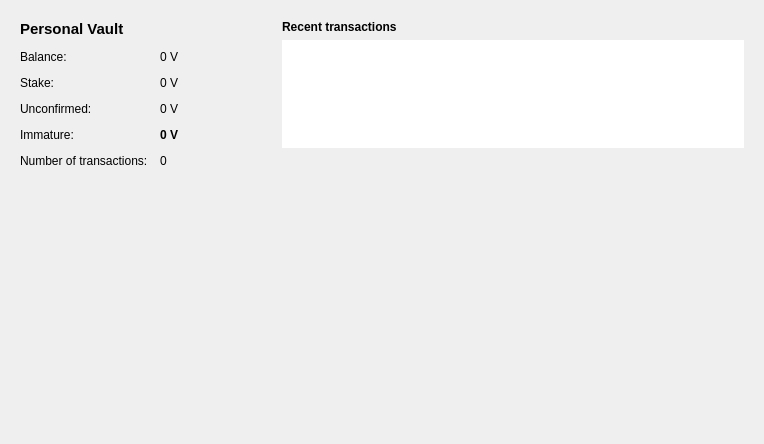
<?xml version="1.0" encoding="UTF-8"?>
<ui version="4.0">
 <class>OverviewPage</class>
 <widget class="QWidget" name="OverviewPage">
  <property name="geometry">
   <rect>
    <x>0</x>
    <y>0</y>
    <width>764</width>
    <height>444</height>
   </rect>
  </property>
  <property name="windowTitle">
   <string>Form</string>
  </property>
  <layout class="QHBoxLayout" name="horizontalLayout" stretch="1,1">
   <item>
    <layout class="QVBoxLayout" name="verticalLayout_2">
     <item>
      <widget class="QFrame" name="frame">
       <property name="frameShape">
        <enum>QFrame::NoFrame</enum>
       </property>
       <property name="frameShadow">
        <enum>QFrame::Plain</enum>
       </property>
       <property name="lineWidth">
        <number>0</number>
       </property>
       <layout class="QFormLayout" name="formLayout_2">
        <property name="fieldGrowthPolicy">
         <enum>QFormLayout::AllNonFixedFieldsGrow</enum>
        </property>
        <property name="horizontalSpacing">
         <number>12</number>
        </property>
        <property name="verticalSpacing">
         <number>12</number>
        </property>
        <item row="1" column="0">
         <widget class="QLabel" name="label_5">
          <property name="font">
           <font>
            <pointsize>11</pointsize>
            <weight>75</weight>
            <bold>true</bold>
           </font>
          </property>
          <property name="text">
           <string>Personal Vault</string>
          </property>
         </widget>
        </item>
        <item row="2" column="0">
         <widget class="QLabel" name="label">
          <property name="text">
           <string>Balance:</string>
          </property>
         </widget>
        </item>
        <item row="2" column="1">
         <widget class="QLabel" name="labelBalance">
          <property name="text">
           <string notr="true">0 V</string>
          </property>
         </widget>
        </item>
        <item row="3" column="0">
         <widget class="QLabel" name="label_6">
          <property name="text">
           <string>Stake:</string>
          </property>
         </widget>
        </item>
        <item row="3" column="1">
         <widget class="QLabel" name="labelStake">
          <property name="text">
           <string notr="true">0 V</string>
          </property>
         </widget>
        </item>
        <item row="4" column="0">
         <widget class="QLabel" name="label_3">
          <property name="text">
           <string>Unconfirmed:</string>
          </property>
         </widget>
        </item>
        <item row="4" column="1">
         <widget class="QLabel" name="labelUnconfirmed">
          <property name="text">
           <string notr="true">0 V</string>
          </property>
         </widget>
        </item>
          <item row="5" column="0">
           <widget class="QLabel" name="labelImmatureText">
            <property name="text">
             <string>Immature:</string>
            </property>
           </widget>
          </item>
          <item row="5" column="1">
           <widget class="QLabel" name="labelImmature">
            <property name="font">
             <font>
              <weight>75</weight>
              <bold>true</bold>
             </font>
            </property>
            <property name="toolTip">
             <string>Mined balance that has not yet matured</string>
            </property>
            <property name="text">
             <string notr="true">0 V</string>
            </property>
            <property name="textInteractionFlags">
             <set>Qt::LinksAccessibleByMouse|Qt::TextSelectableByKeyboard|Qt::TextSelectableByMouse</set>
            </property>
           </widget>
          </item>
        <item row="6" column="0">
         <widget class="QLabel" name="label_2">
          <property name="text">
           <string>Number of transactions:</string>
          </property>
         </widget>
        </item>
        <item row="6" column="1">
         <widget class="QLabel" name="labelNumTransactions">
          <property name="text">
           <string>0</string>
          </property>
         </widget>
        </item>
		
	
       </layout>
      </widget>
     </item>
	      <item>
      <spacer name="verticalSpacer">
       <property name="orientation">
        <enum>Qt::Vertical</enum>
       </property>
       <property name="sizeHint" stdset="0">
        <size>
         <width>20</width>
         <height>20</height>
        </size>
       </property>
      </spacer>
     </item>
     <item>
      <widget class="QLabel" name="logoLabel">
       <property name="minimumSize">
        <size>
         <width>200</width>
         <height>200</height>
        </size>
       </property>
      <property name="pixmap">
           <pixmap resource="../bitcoin.qrc">:/images/version2</pixmap>
       </property>
	             <property name="scaledContents">
           <bool>false</bool>
          </property>
	   	   <property name="alignment" >
        <set>Qt::AlignHCenter|Qt::AlignBottom</set>
       </property>
       <property name="frameShape">
        <enum>QFrame::NoFrame</enum>
       </property>
       <property name="frameShadow">
        <enum>QFrame::Plain</enum>
       </property>
       <property name="lineWidth">
        <number>0</number>
       </property>
      </widget>
     </item>
     <item>
      <spacer name="verticalSpacer">
       <property name="orientation">
        <enum>Qt::Vertical</enum>
       </property>
       <property name="sizeHint" stdset="0">
        <size>
         <width>20</width>
         <height>20</height>
        </size>
       </property>
      </spacer>
     </item>
    </layout>
   </item>
   <item>
    <layout class="QVBoxLayout" name="verticalLayout_3">
     <item>
      <widget class="QFrame" name="frame_2">
       <property name="frameShape">
        <enum>QFrame::NoFrame</enum>
       </property>
       <property name="frameShadow">
        <enum>QFrame::Plain</enum>
       </property>
       <property name="lineWidth">
        <number>0</number>
       </property>
       <layout class="QVBoxLayout" name="verticalLayout">
        <item>
         <widget class="QLabel" name="label_4">
          <property name="text">
           <string>&lt;b&gt;Recent transactions&lt;/b&gt;</string>
          </property>
         </widget>
        </item>
        <item>
         <widget class="QListView" name="listTransactions">
          <property name="frameShape">
           <enum>QFrame::NoFrame</enum>
          </property>
          <property name="verticalScrollBarPolicy">
           <enum>Qt::ScrollBarAlwaysOff</enum>
          </property>
          <property name="horizontalScrollBarPolicy">
           <enum>Qt::ScrollBarAlwaysOff</enum>
          </property>
         </widget>
        </item>
       </layout>
      </widget>
     </item>
     <item>
      <widget class="QFrame" name="frame_3">
       <property name="minimumSize">
        <size>
         <width>480</width>
         <height>270</height>
        </size>
       </property>
       <property name="styleSheet">
        <string notr="true">background-image: url(:/icons/version_overlay); background-position: bottom right;</string>
       </property>
       <property name="frameShape">
        <enum>QFrame::NoFrame</enum>
       </property>
       <property name="frameShadow">
        <enum>QFrame::Plain</enum>
       </property>
       <property name="lineWidth">
        <number>0</number>
       </property>
      </widget>
     </item>
     <item>
      <spacer name="verticalSpacer_2">
       <property name="orientation">
        <enum>Qt::Vertical</enum>
       </property>
       <property name="sizeHint" stdset="0">
        <size>
         <width>20</width>
         <height>40</height>
        </size>
       </property>
      </spacer>
     </item>
    </layout>
   </item>
  </layout>
 </widget>
 <resources/>
 <connections/>
</ui>
